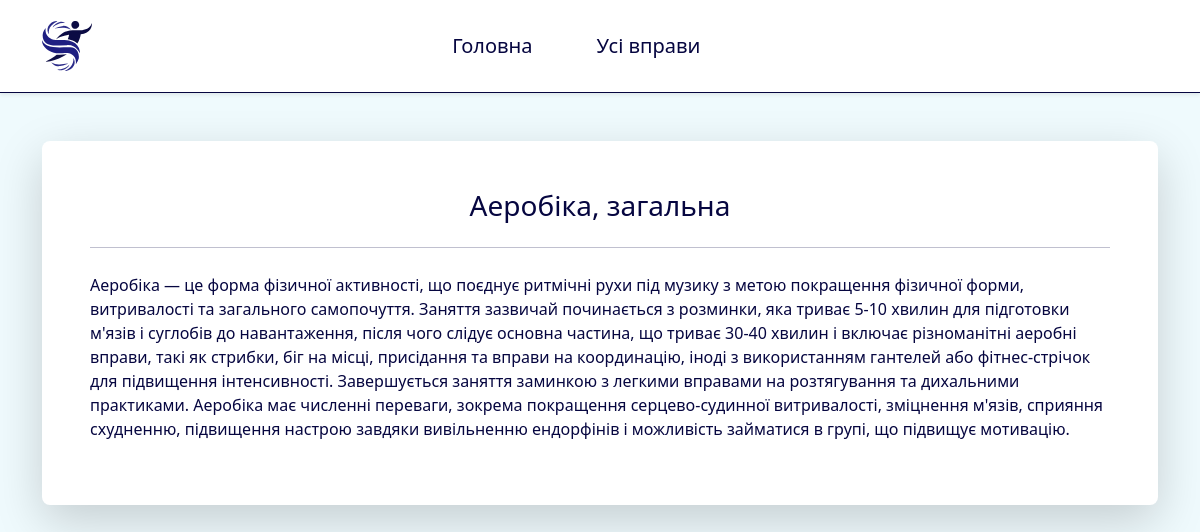
The app's page /vpravy/aerobika-zahalna/ with its own data.
### training_plan_app/models.py (models this page shows, shortened)
class Exercise(models.Model):
    name_ukr = models.CharField(verbose_name='Назва українською', unique=True, max_length=100)
    name_eng = models.CharField(verbose_name='Назва англійською', unique=True, max_length=100)
    link = models.CharField(verbose_name='Посилання на вправу', unique=True, max_length=100)
    desc = HTMLField(verbose_name='Опис вправи')
    class Meta:
        db_table = 'Exercises'
        verbose_name = 'вправу'
        verbose_name_plural = 'Вправи'

### training_plan_app/views.py (the view)
# urls.py: path('vpravy/<str:link>/', SpecificExerciseView.as_view(), name='specific_exercise'),
class SpecificExerciseView(View):
    def get(self, request, link):
        specific_exercise = Exercise.objects.get(link=link)
        return render(request, 'specific_exercise.html', {'specific_exercise': specific_exercise})

### training_plan_app/templates/specific_exercise.html (shortened to what this page needs)
{% load static %}
<!DOCTYPE html>
<html lang="uk">
    <head>
        <link rel="stylesheet" href="https://cdnjs.cloudflare.com/ajax/libs/bootstrap/5.3.3/css/bootstrap.min.css" />
        <link rel="stylesheet" href="{% static 'css/specific_exercise.css' %}" />
    </head>
    <body>
        <nav class="navbar navbar-expand-lg bg-white shadow-sm navbar-color-bottom">
            <div class="container">
                <a class="navbar-brand" href="{% url 'home_ukr' %}" aria-label="Home">
                    <img src="{% static 'img/favicon.svg' %}" alt="Website Logo" class="nav_logo" loading="lazy">
                </a>
                <div class="collapse navbar-collapse justify-content-lg-center" id="navbarNav">
                    <ul class="navbar-nav mb-2 mb-lg-0 gap-5">
                        <li class="nav-item">
                            <a class="nav-link" href="{% url 'home_ukr' %}">Головна</a>
                        </li>
                        <li class="nav-item">
                            <a class="nav-link" href="{% url 'all_exercises' %}">Усі вправи</a>
                        </li>
                    </ul>
                </div>
            </div>
        </nav>
        <section class="container mt-5 last-container">
            <div class="shadow-lg p-5 rounded-3 bg-white">
                <h3 class="mb-4 text-center">{{ specific_exercise.name_ukr }}</h3>
                <hr>
                <div class="desc-margin">{{ specific_exercise.desc|safe }}</div>
            </div>
        </section>
    </body>
</html>

### training_plan_app/static/css/specific_exercise.css (style rules this page uses)
body { background-color: #EFFAFD; color: #060640; }
.navbar { font-size: 1.25rem; padding: 1rem 1.25rem; }
.navbar-color-bottom { border-bottom: 1px solid #060640; }
.nav_logo { height: 50px; }
.nav-link { color: #060640; transition: color 0.3s ease; }
.desc-margin { margin-top: 25px; }
.last-container { margin-bottom: 50px; }

### records on screen
Exercise: name_ukr "Аеробіка, загальна", desc "Аеробіка — це форма фізичної активності, що поєднує ритмічні рухи під музику з метою покращення фізичної форми, витривалості та загального самопочуття. Заняття зазвичай починається з розминки, яка триває 5-10 хвилин для підготовки м'язів і суглобів до навантаження, після чого слідує основна частина, що триває 30-40 хвилин і включає різноманітні аеробні вправи, такі як стрибки, біг на місці, присідання та вправи на координацію, іноді з використанням гантелей або фітнес-стрічок для підвищення інтенсивності. Завершується заняття заминкою з легкими вправами на розтягування та дихальними практиками. Аеробіка має численні переваги, зокрема покращення серцево-судинної витривалості, зміцнення…"
